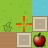

Below is a game level as drawn by its tile map, then a one-line description and the .tmx file that defines it, in full:
An orthogonal 3x3 tile map with 16x16 px tiles, 7 tile layers (Background, OnBackground, Area, OnGroundInteractable, ...), 3 tilesets and 1 object (Avatar).

<map version="1.0" orientation="orthogonal" renderorder="right-down" width="3" height="3" tilewidth="16" tileheight="16" nextobjectid="19">
 <tileset firstgid="1" name="ui" tilewidth="100" tileheight="100" spacing="5" tilecount="25" columns="5">
  <image source="ui_default.png" trans="ff00ff" width="512" height="512" />
 </tileset>
 <tileset firstgid="901" name="winter" tilewidth="16" tileheight="16" spacing="1" tilecount="900" columns="15">
  <image source="roguelike_selection_winter.png" trans="ff00ff" width="256" height="1024" />
 </tileset>
  <tileset firstgid="1" name="summer" tilewidth="16" tileheight="16" spacing="1" tilecount="900" columns="15">
  <image source="roguelike_selection_summer.png" trans="ff00ff" width="256" height="1024" />
 </tileset>
 <layer name="Background" width="3" height="3">
  <data encoding="csv">
31,32,31,
31,31,31,
31,31,31
</data>
 </layer>
 <layer name="OnBackground" width="3" height="3">
  <data encoding="csv">
0,0,0,
91,0,0,
0,0,0
</data>
 </layer>
 <layer name="Area" width="3" height="3">
  <data encoding="csv">
0,0,0,
0,136,0,
0,0,0
</data>
 </layer>
 <layer name="OnGroundInteractable" width="3" height="3">
  <data encoding="csv">
0,0,196,
0,0,0,
0,0,0
</data>
 </layer>
 <layer name="ObstacleInteractable" width="3" height="3">
  <data encoding="csv">
0,0,0,
0,0,0,
0,0,316
</data>
 </layer>
 <layer name="Obstacle" width="3" height="3">
  <data encoding="csv">
0,0,0,
0,0,256,
271,256,0
</data>
 </layer>
 <objectgroup name="Object">
  <object id="1" name="Pingu" type="Avatar" gid="496" x="9" y="22" width="16" height="16" />
 </objectgroup>
 <layer name="Foreground" width="3" height="3">
  <data encoding="csv">
0,0,0,
0,0,0,
0,0,0
</data>
 </layer>
 <objectgroup name="ForegroundObject" />
</map>
